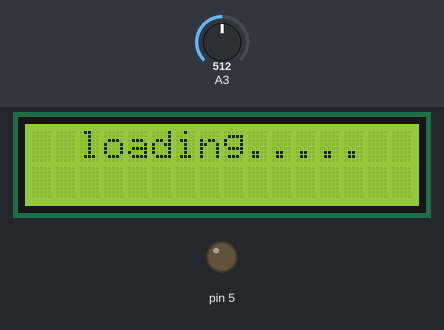
Simulated run of this sketch. Board: Arduino Uno, built with avr-gcc and run on an emulated ATmega328P. Shown: 16×2 character LCD, output pins drawn as LEDs (lit = HIGH). Dashed ring = blinking. The test bench sets the inputs (shaded band); at power-on: A3 = 512. The modem accepts every AT command (registered, SIM ready, sends succeed) and sends nothing else; what the sketch prints to the serial monitor is not drawn.

Above: at 3.6 s.
At 7.8 s:
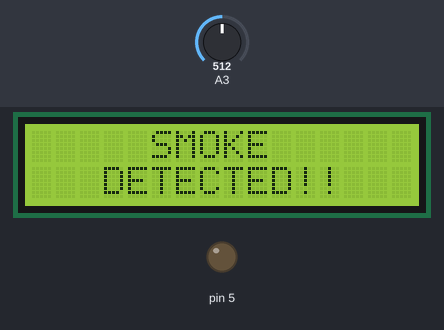
7.9 s: A3 set to 264
13.3 s: A3 set to 236
At 15.4 s:
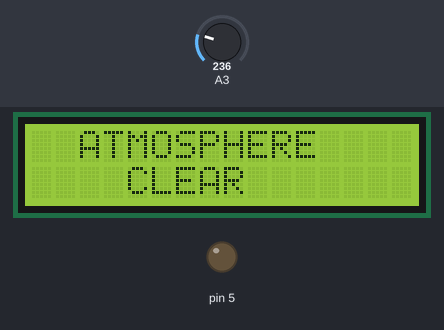
16.2 s: A3 set to 306
At 19.0 s:
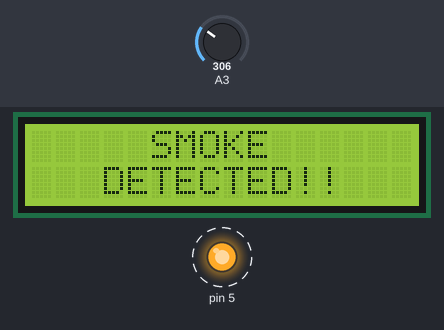
21.6 s: A3 set to 122
At 23.2 s:
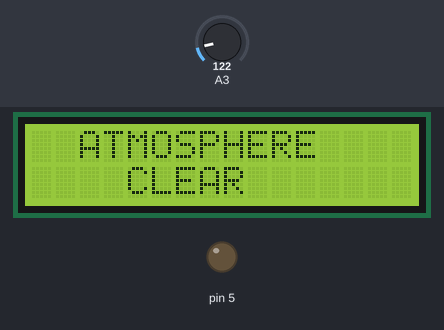
Timing chart, 0 to 24.7 s (numbered marks = the images above; inputs shaded):
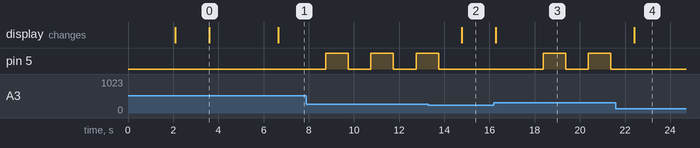

Measured:
- the behaviour switches between 251 and 250 on A3 (found by bisection; images 1 and 2)
- after the input at 13.3 s, pin 5: goes on until 13.8 s, then stays LOW; the display: changes after 1.5 s (image 2)
- after the input at 16.2 s, pin 5: alternates HIGH for 1.0 s and LOW for 1.0 s, starting after 2.2 s; the display: changes after 0.07 s (image 3)
- after the input at 21.6 s, pin 5: stays LOW (without the input it goes to HIGH after 0.77 s); the display: changes after 0.81 s (image 4)
- by itself, pin 5: alternates HIGH for 1.0 s and LOW for 1.0 s
- what the display in image 0 shows lasts 3.0 s, from 3.6 s to 6.6 s

The sketch:

mian.ino
```cpp
#include <SoftwareSerial.h>
#include <Wire.h>
#include <LiquidCrystal_I2C.h>
LiquidCrystal_I2C lcd(0x27, 16, 2);
//Create software serial object to communicate with SIM800L
SoftwareSerial mySerial(3, 2); //SIM800L Tx & Rx is connected to Arduino #3 & #2
int smoke_sense = 250;
void send_sms(String msg)
{
  mySerial.println("AT+CMGF=1"); // Configuring TEXT mode
  updateSerial();
  mySerial.println("AT+CMGS=\"ZZXXXXXXXXXX\"");//change ZZ with country code and xxxxxxxxxxx with phone number to sms
  updateSerial();
  mySerial.print(msg); //text content
  updateSerial();
  mySerial.write(26);
  updateSerial();
  }


void updateSerial()
{
  delay(500);
  while (Serial.available())
  {
    mySerial.write(Serial.read());//Forward what Serial received to Software Serial Port
  }
  while(mySerial.available())
  {
    Serial.write(mySerial.read());//Forward what Software Serial received to Serial Port
  }
}


void setup()
{
    lcd.init();
  // Print a message to the LCD.
  lcd.backlight();
  lcd.setCursor(3,0);
  lcd.print("FALCON");
  lcd.setCursor(2,1);
  lcd.print("ROBOTICS");
  delay(2000);
  //Begin serial communication with Arduino and Arduino IDE (Serial Monitor)
  Serial.begin(9600);
  pinMode(A3, INPUT);
  pinMode(5, OUTPUT);
  //Begin serial communication with Arduino and SIM800L
  mySerial.begin(9600);
  lcd.clear();
  Serial.println("Initializing...");
  delay(1000);
  mySerial.println("AT"); //Once the handshake test is successful, it will back to OK
  updateSerial();
  lcd.setCursor(2,0);
  lcd.print("loading.....");
  delay(3000);
  lcd.clear();
}

void loop()
{
  Serial.println(analogRead(A3));
  if(analogRead(A3) > smoke_sense)
  {
  lcd.setCursor(0,0);
  lcd.print("     SMOKE      ");
  lcd.setCursor(0,1);
  lcd.print("   DETECTED!!   ");
  send_sms("Alert! Alert!, Smoke Detected at your Apartment. Do something about it now!");
  while (analogRead(A3) > smoke_sense)
  {
  digitalWrite(5, HIGH);
  delay(1000);
  digitalWrite(5, LOW);
  delay(1000);
  }
  }

  else
  {
  lcd.setCursor(0,0);
  lcd.print("  ATMOSPHERE    ");
  lcd.setCursor(0,1);
  lcd.print("    CLEAR       ");
  }

}
```
